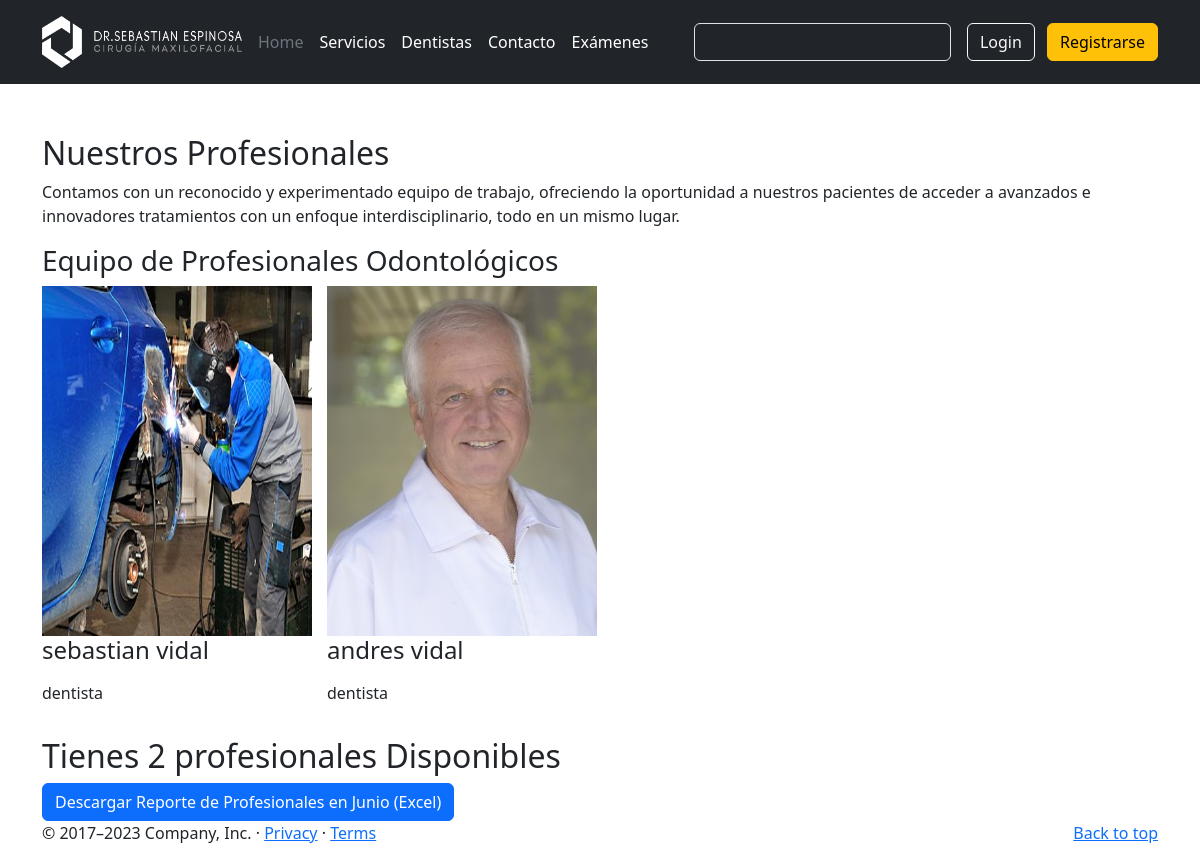
The app's page /profesionales, older data.
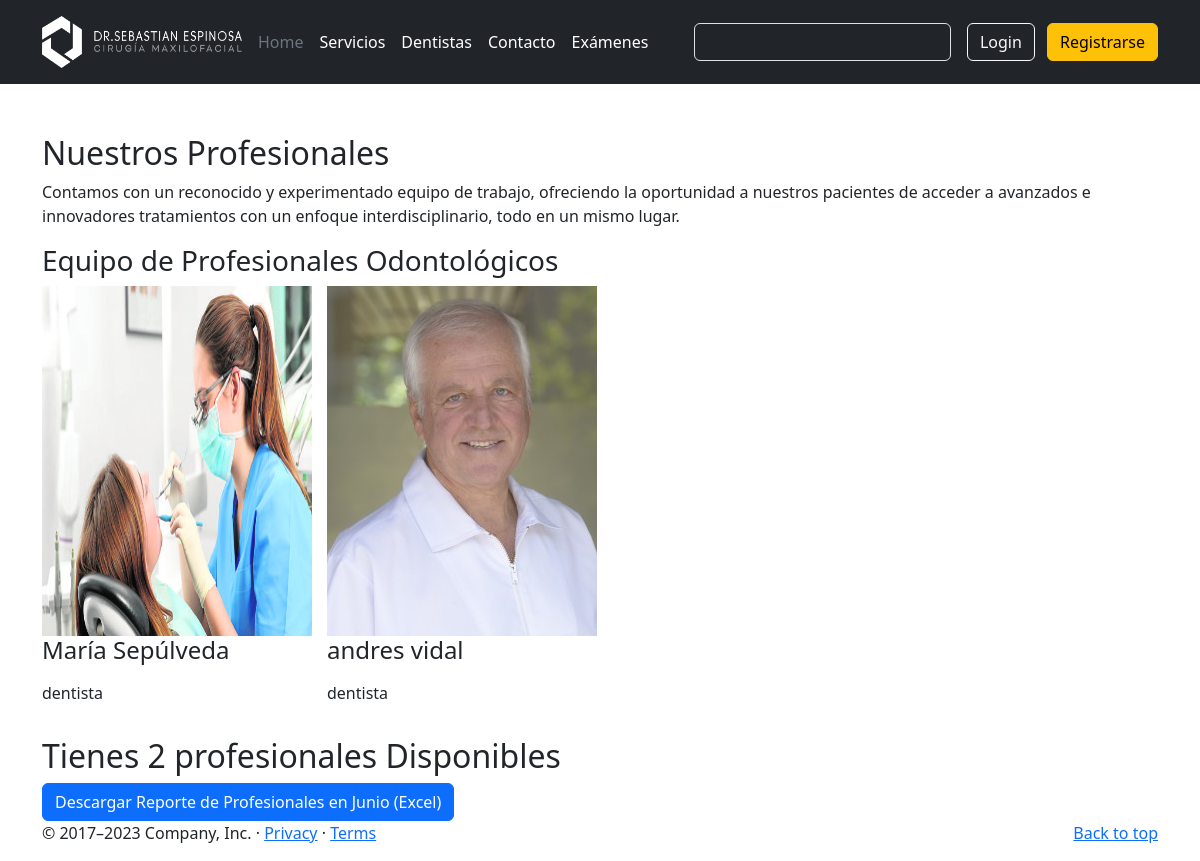
The same page, newer data.
### appweb/models.py (models this page shows, shortened)
class Profesional(models.Model):
    rut = models.CharField(max_length=10)
    nombre = models.CharField(max_length=50)
    apellido = models.CharField(max_length=50)
    edad = models.IntegerField()
    especialista = models.BooleanField()
    cargo = models.ForeignKey(Cargo, on_delete=models.PROTECT)
    fecha_nacimiento = models.DateField()
    foto = models.ImageField(default='')

class Cargo(models.Model):
    nombre = models.CharField(max_length=100)
    def __str__(self):
        return self.nombre

### appweb/views.py (the view)
# urls.py: path('profesionales', profesionales, name="profesionales"),
def profesionales(request):
    profs = Profesional.objects.all()
    data = {
        "mis_profesionales": profs,
        "saludo": "Holaaaa"
    }
    return render(request, "profesionales.html", data)

### appweb/templates/profesionales.html (shortened to what this page needs)
{% extends 'base.html' %}
{% load static %}
{% block contenido %}
<div class="container" style="margin-top: 50px">
    <h2>Nuestros Profesionales</h2>
    <p>Contamos con un reconocido y experimentado equipo de trabajo, ofreciendo la oportunidad a nuestros pacientes de
      acceder a avanzados e innovadores tratamientos con un enfoque interdisciplinario, todo en un mismo lugar.</p>
    <div id="profesionales_excelencia" class="row">
      <div class="cont-profesionales col-lg-12 col-md-12 col-sm-12 col-xs-12">
        <h3>Equipo de Profesionales Odontológicos</h3>
        <div class="cont-listado row">
          {% for p in mis_profesionales %}
          <div class="col-lg-3 col-md-3 col-sm-6 col-xs-12">
            <div class="prof int">
              <figure>
                <a href="#">
                  {% if p.foto %}
                  <img width="270" height="350"
                    src="{{p.foto.url}}"
                    class="img-responsive wp-post-image" alt="" decoding="async" loading="lazy">
                  {% else %}
                  <img width="270" height="350"
                  src=""
                  class="img-responsive wp-post-image" alt="" decoding="async" loading="lazy">
                  {% endif %}
                  </a>
                <h4 class="nombre white">{{p.nombre}} {{p.apellido}}</h4>
              </figure>
              <div class="details">
                <p class="extracto">{{p.cargo}}</p>
              </div>
            </div>
          </div>
          {% endfor %}
      </div>
      <div class="mt-3">
        <h2>Tienes {{ mis_profesionales|length }} profesionales Disponibles</h2>
        <div>
          <a href="{% url 'descargar_excel_profesionales_por_fecha' %}" class="btn btn-primary">Descargar Reporte de Profesionales en Junio (Excel)</a>
        </div>
      </div>
    </div>
  </div>
</div>
{% endblock %}

Row changes from the older to the newer data that the page shows:
changed Profesional: foto: a different picture; nombre "sebastian" → "María"; apellido "vidal" → "Sepúlveda"
